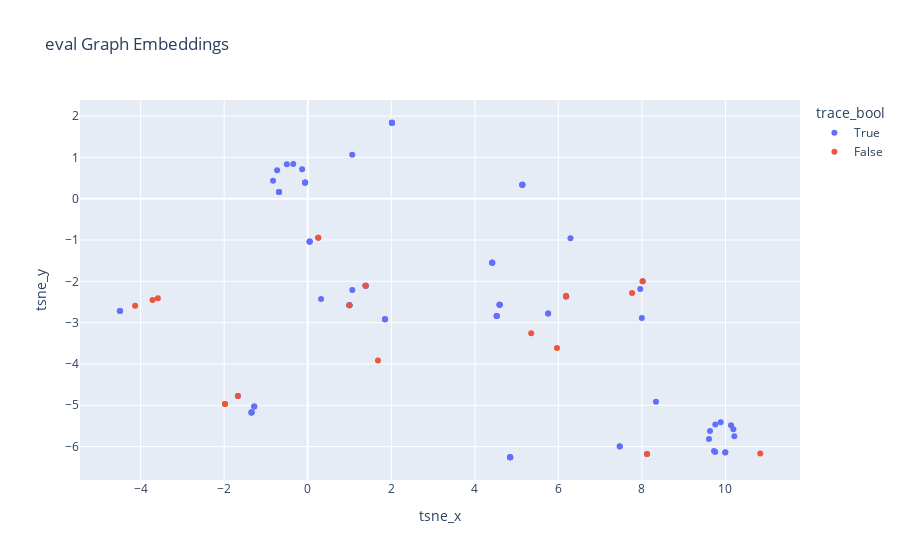
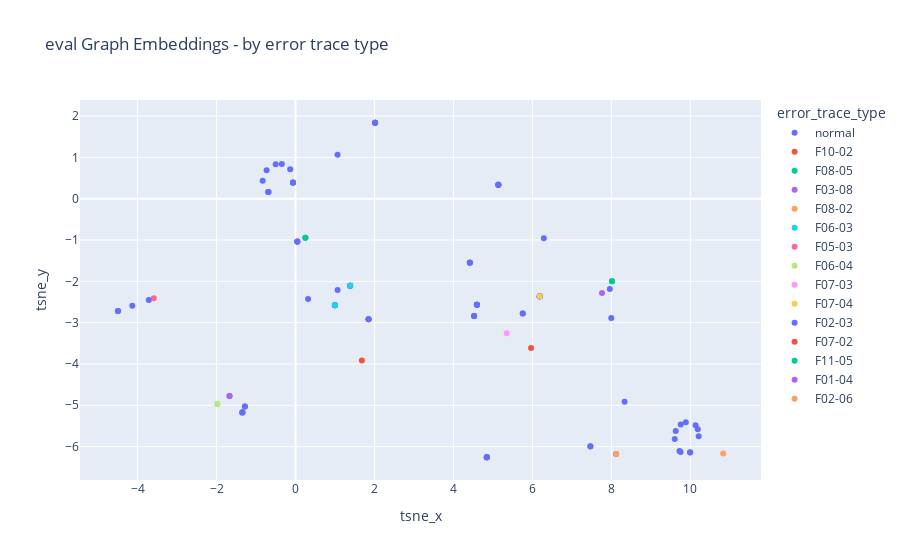
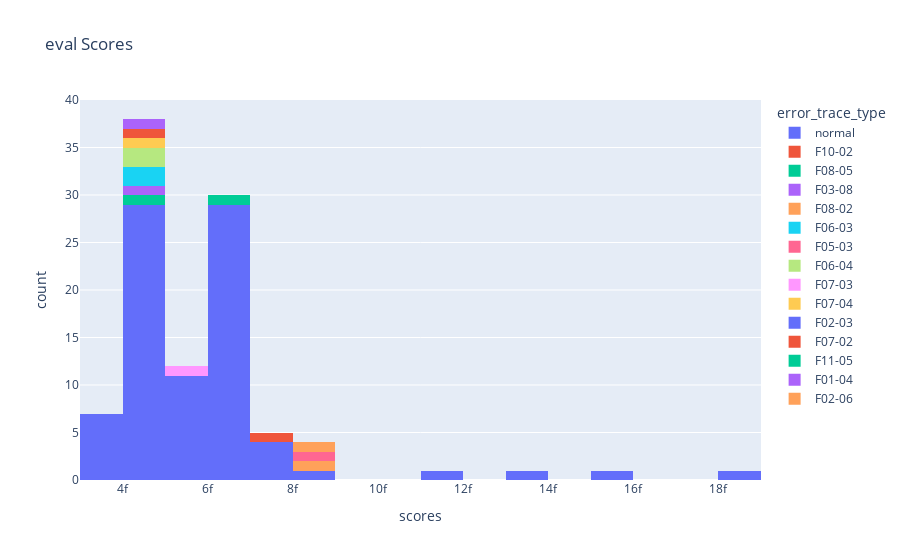

The cell these charts' notebook holds for them, in order:
### Code cell
eval_result_df = get_graph_results(
    data_root_dir=data_root_dir,
    model=model,
    dataset=dataset,
    gid_list=eval_gids[:100],
    num_feature=32,
    name='eval')

### Figure 1 — Plotly figure (JSON) as saved in the notebook; plotly's stock layout.template omitted (floating-point values rounded to 4 significant figures)
{"data": [{"customdata": [[6.356e-15], [6.523e-15], [6.356e-15], [6.078e-15], [4.524e-15], [6.356e-15], [4.08e-15], [4.524e-15], [8.105e-15], [3.969e-15], [4.302e-15], [6.189e-15], [4.58e-15], [3.969e-15], [5.468e-15], [6.356e-15], [7.161e-15], [6.523e-15], [4.524e-15], [5.551e-15], [4.302e-15], [5.468e-15], [6.523e-15], [4.136e-15], [6.523e-15], [4.58e-15], [4.58e-15], [5.468e-15], [6.356e-15], [5.551e-15], [5.468e-15], [5.301e-15], [4.996e-15], [6.356e-15], [6.467e-15], [4.607e-15], [4.136e-15], [4.996e-15], [7.05e-15], [1.574e-14], [6.356e-15], [3.969e-15], [4.08e-15], [6.356e-15], [6.356e-15], [4.996e-15], [3.969e-15], [4.08e-15], [4.136e-15], [6.523e-15], [6.356e-15], [6.356e-15], [3.969e-15], [7.161e-15], [3.969e-15], [4.58e-15], [4.996e-15], [6.523e-15], [5.551e-15], [5.079e-15], [6.523e-15], [6.356e-15], [6.356e-15], [6.911e-15], [4.58e-15], [4.58e-15], [4.524e-15], [6.217e-15], [4.08e-15], [4.302e-15], [7.161e-15], [4.58e-15], [4.996e-15], [6.523e-15], [1.824e-14], [4.996e-15], [6.523e-15], [4.996e-15], [6.523e-15], [5.551e-15], [6.523e-15], [3.969e-15], [5.551e-15]], "hovertemplate": "<b>%{hovertext}</b><br><br>trace_bool=True<br>tsne_x=%{x}<br>tsne_y=%{y}<br>scores=%{customdata[0]}<extra></extra>", "hovertext": [105270, 34747, 47296, 71859, 41330, 124400, 119315, 85654, 44275, 94408, 46840, 12929, 119927, 49997, 48072, 3200, 12250, 55348, 54101, 81010, 10676, 106866, 111584, 101929, 108024, 2167, 17190, 121761, 101805, 62265, 106999, 51427, 131688, 65977, 9510, 80127, 57782, 114148, 53799, 33815, 65850, 94263, 119454, 42892, 121151, 89556, 43762, 64407, 88964, 49433, 2196, 75804, 21021, 100675, 124069, 63167, 45241, 19634, 51871, 106653, 9441, 47424, 65320, 71441, 105076, 18843, 83399, 75346, 79061, 128324, 71606, 105499, 102250, 127086, 29905, 118993, 99703, 89523, 5431, 91335, 107847, 102794, 114858], "legendgroup": "True", "marker": {"color": "#636efa", "symbol": "circle"}, "mode": "markers", "name": "True", "orientation": "v", "showlegend": true, "type": "scatter", "x": [10.13, -0.5009, 7.469, 0.3182, 6.185, 10.19, 0.04664, 6.184, 8.12, -1.349, 1.85, 8.335, 1.385, 5.755, 2.016, 7.468, 5.136, -0.6868, 6.185, 4.846, 1.85, 2.016, -0.6868, 4.418, -0.1341, 1.385, 0.9976, 2.016, 9.605, 4.846, 2.016, 7.997, 4.594, 9.753, 6.289, -1.671, 4.414, 4.594, 7.96, -4.5, 9.756, -1.282, 0.2508, 9.885, 9.629, 4.524, -1.346, 0.04401, 4.416, -0.7326, 10.21, 9.725, 5.754, 5.136, -1.341, 1.066, 4.594, -0.8309, 4.846, 1.065, -0.06551, 9.996, 9.993, 5.138, 0.9976, 0.9976, 6.184, 8.017, 0.04664, 1.85, 5.136, 1.385, 4.594, -0.06204, -4.491, 4.524, -0.6868, 4.524, -0.3468, 4.845, -0.06204, -1.28, 4.845], "xaxis": "x", "y": [-5.485, 0.834, -5.995, -2.428, -2.364, -5.58, -1.038, -2.36, -6.18, -5.179, -2.918, -4.917, -2.109, -2.78, 1.838, -5.993, 0.335, 0.1641, -2.366, -6.258, -2.918, 1.838, 0.1641, -1.548, 0.7147, -2.109, -2.578, 1.837, -5.816, -6.258, 1.838, -2.888, -2.567, -6.132, -0.9589, -4.776, -1.547, -2.567, -2.185, -2.716, -5.465, -5.031, -0.9467, -5.408, -5.623, -2.837, -5.168, -1.039, -1.549, 0.6905, -5.747, -6.107, -2.781, 0.335, -5.171, -2.212, -2.567, 0.4339, -6.258, 1.062, 0.3882, -6.137, -6.142, 0.3349, -2.578, -2.578, -2.364, -1.998, -1.038, -2.918, 0.3363, -2.109, -2.567, 0.3899, -2.717, -2.837, 0.1641, -2.837, 0.8385, -6.258, 0.3899, -5.027, -6.258], "yaxis": "y"}, {"customdata": [[7.133e-15], [4.08e-15], [4.607e-15], [8.299e-15], [4.58e-15], [8.604e-15], [4.996e-15], [4.58e-15], [5.884e-15], [4.524e-15], [1.346e-14], [1.185e-14], [4.607e-15], [6.217e-15], [4.219e-15], [4.996e-15], [8.105e-15]], "hovertemplate": "<b>%{hovertext}</b><br><br>trace_bool=False<br>tsne_x=%{x}<br>tsne_y=%{y}<br>scores=%{customdata[0]}<extra></extra>", "hovertext": [120160, 52889, 76284, 21889, 37312, 104754, 119658, 110991, 68904, 44846, 48553, 4673, 61735, 23592, 8797, 104859, 103618], "legendgroup": "False", "marker": {"color": "#EF553B", "symbol": "circle"}, "mode": "markers", "name": "False", "orientation": "v", "showlegend": true, "type": "scatter", "x": [5.966, 0.2508, -1.671, 10.83, 1.385, -3.588, -1.98, 0.9976, 5.349, 6.184, -3.715, -4.133, 1.681, 8.017, 7.763, -1.981, 8.122], "xaxis": "x", "y": [-3.615, -0.9467, -4.776, -6.166, -2.109, -2.411, -4.969, -2.578, -3.256, -2.364, -2.45, -2.588, -3.914, -1.998, -2.285, -4.971, -6.18], "yaxis": "y"}], "layout": {"legend": {"title": {"text": "trace_bool"}, "tracegroupgap": 0}, "title": {"text": "eval Graph Embeddings"}, "xaxis": {"anchor": "y", "domain": [0, 1], "title": {"text": "tsne_x"}}, "yaxis": {"anchor": "x", "domain": [0, 1], "title": {"text": "tsne_y"}}}}

### Figure 2 — Plotly figure (JSON) as saved in the notebook; plotly's stock layout.template omitted (floating-point values rounded to 4 significant figures)
{"data": [{"customdata": [[6.356e-15], [6.523e-15], [6.356e-15], [6.078e-15], [4.524e-15], [6.356e-15], [4.08e-15], [4.524e-15], [8.105e-15], [3.969e-15], [4.302e-15], [6.189e-15], [4.58e-15], [3.969e-15], [5.468e-15], [6.356e-15], [7.161e-15], [6.523e-15], [4.524e-15], [5.551e-15], [4.302e-15], [5.468e-15], [6.523e-15], [4.136e-15], [6.523e-15], [4.58e-15], [4.58e-15], [5.468e-15], [6.356e-15], [5.551e-15], [5.468e-15], [5.301e-15], [4.996e-15], [6.356e-15], [6.467e-15], [4.607e-15], [4.136e-15], [4.996e-15], [7.05e-15], [1.574e-14], [6.356e-15], [3.969e-15], [4.08e-15], [6.356e-15], [6.356e-15], [4.996e-15], [3.969e-15], [4.08e-15], [4.136e-15], [6.523e-15], [6.356e-15], [6.356e-15], [3.969e-15], [7.161e-15], [3.969e-15], [4.58e-15], [4.996e-15], [6.523e-15], [5.551e-15], [5.079e-15], [6.523e-15], [6.356e-15], [6.356e-15], [6.911e-15], [4.58e-15], [4.58e-15], [4.524e-15], [6.217e-15], [4.08e-15], [4.302e-15], [7.161e-15], [4.58e-15], [4.996e-15], [6.523e-15], [1.824e-14], [4.996e-15], [6.523e-15], [4.996e-15], [6.523e-15], [5.551e-15], [6.523e-15], [3.969e-15], [5.551e-15]], "hovertemplate": "<b>%{hovertext}</b><br><br>error_trace_type=normal<br>tsne_x=%{x}<br>tsne_y=%{y}<br>scores=%{customdata[0]}<extra></extra>", "hovertext": [105270, 34747, 47296, 71859, 41330, 124400, 119315, 85654, 44275, 94408, 46840, 12929, 119927, 49997, 48072, 3200, 12250, 55348, 54101, 81010, 10676, 106866, 111584, 101929, 108024, 2167, 17190, 121761, 101805, 62265, 106999, 51427, 131688, 65977, 9510, 80127, 57782, 114148, 53799, 33815, 65850, 94263, 119454, 42892, 121151, 89556, 43762, 64407, 88964, 49433, 2196, 75804, 21021, 100675, 124069, 63167, 45241, 19634, 51871, 106653, 9441, 47424, 65320, 71441, 105076, 18843, 83399, 75346, 79061, 128324, 71606, 105499, 102250, 127086, 29905, 118993, 99703, 89523, 5431, 91335, 107847, 102794, 114858], "legendgroup": "normal", "marker": {"color": "#636efa", "symbol": "circle"}, "mode": "markers", "name": "normal", "orientation": "v", "showlegend": true, "type": "scatter", "x": [10.13, -0.5009, 7.469, 0.3182, 6.185, 10.19, 0.04664, 6.184, 8.12, -1.349, 1.85, 8.335, 1.385, 5.755, 2.016, 7.468, 5.136, -0.6868, 6.185, 4.846, 1.85, 2.016, -0.6868, 4.418, -0.1341, 1.385, 0.9976, 2.016, 9.605, 4.846, 2.016, 7.997, 4.594, 9.753, 6.289, -1.671, 4.414, 4.594, 7.96, -4.5, 9.756, -1.282, 0.2508, 9.885, 9.629, 4.524, -1.346, 0.04401, 4.416, -0.7326, 10.21, 9.725, 5.754, 5.136, -1.341, 1.066, 4.594, -0.8309, 4.846, 1.065, -0.06551, 9.996, 9.993, 5.138, 0.9976, 0.9976, 6.184, 8.017, 0.04664, 1.85, 5.136, 1.385, 4.594, -0.06204, -4.491, 4.524, -0.6868, 4.524, -0.3468, 4.845, -0.06204, -1.28, 4.845], "xaxis": "x", "y": [-5.485, 0.834, -5.995, -2.428, -2.364, -5.58, -1.038, -2.36, -6.18, -5.179, -2.918, -4.917, -2.109, -2.78, 1.838, -5.993, 0.335, 0.1641, -2.366, -6.258, -2.918, 1.838, 0.1641, -1.548, 0.7147, -2.109, -2.578, 1.837, -5.816, -6.258, 1.838, -2.888, -2.567, -6.132, -0.9589, -4.776, -1.547, -2.567, -2.185, -2.716, -5.465, -5.031, -0.9467, -5.408, -5.623, -2.837, -5.168, -1.039, -1.549, 0.6905, -5.747, -6.107, -2.781, 0.335, -5.171, -2.212, -2.567, 0.4339, -6.258, 1.062, 0.3882, -6.137, -6.142, 0.3349, -2.578, -2.578, -2.364, -1.998, -1.038, -2.918, 0.3363, -2.109, -2.567, 0.3899, -2.717, -2.837, 0.1641, -2.837, 0.8385, -6.258, 0.3899, -5.027, -6.258], "yaxis": "y"}, {"customdata": [[7.133e-15]], "hovertemplate": "<b>%{hovertext}</b><br><br>error_trace_type=F10-02<br>tsne_x=%{x}<br>tsne_y=%{y}<br>scores=%{customdata[0]}<extra></extra>", "hovertext": [120160], "legendgroup": "F10-02", "marker": {"color": "#EF553B", "symbol": "circle"}, "mode": "markers", "name": "F10-02", "orientation": "v", "showlegend": true, "type": "scatter", "x": [5.966], "xaxis": "x", "y": [-3.615], "yaxis": "y"}, {"customdata": [[4.08e-15]], "hovertemplate": "<b>%{hovertext}</b><br><br>error_trace_type=F08-05<br>tsne_x=%{x}<br>tsne_y=%{y}<br>scores=%{customdata[0]}<extra></extra>", "hovertext": [52889], "legendgroup": "F08-05", "marker": {"color": "#00cc96", "symbol": "circle"}, "mode": "markers", "name": "F08-05", "orientation": "v", "showlegend": true, "type": "scatter", "x": [0.2508], "xaxis": "x", "y": [-0.9467], "yaxis": "y"}, {"customdata": [[4.607e-15]], "hovertemplate": "<b>%{hovertext}</b><br><br>error_trace_type=F03-08<br>tsne_x=%{x}<br>tsne_y=%{y}<br>scores=%{customdata[0]}<extra></extra>", "hovertext": [76284], "legendgroup": "F03-08", "marker": {"color": "#ab63fa", "symbol": "circle"}, "mode": "markers", "name": "F03-08", "orientation": "v", "showlegend": true, "type": "scatter", "x": [-1.671], "xaxis": "x", "y": [-4.776], "yaxis": "y"}, {"customdata": [[8.299e-15]], "hovertemplate": "<b>%{hovertext}</b><br><br>error_trace_type=F08-02<br>tsne_x=%{x}<br>tsne_y=%{y}<br>scores=%{customdata[0]}<extra></extra>", "hovertext": [21889], "legendgroup": "F08-02", "marker": {"color": "#FFA15A", "symbol": "circle"}, "mode": "markers", "name": "F08-02", "orientation": "v", "showlegend": true, "type": "scatter", "x": [10.83], "xaxis": "x", "y": [-6.166], "yaxis": "y"}, {"customdata": [[4.58e-15], [4.58e-15]], "hovertemplate": "<b>%{hovertext}</b><br><br>error_trace_type=F06-03<br>tsne_x=%{x}<br>tsne_y=%{y}<br>scores=%{customdata[0]}<extra></extra>", "hovertext": [37312, 110991], "legendgroup": "F06-03", "marker": {"color": "#19d3f3", "symbol": "circle"}, "mode": "markers", "name": "F06-03", "orientation": "v", "showlegend": true, "type": "scatter", "x": [1.385, 0.9976], "xaxis": "x", "y": [-2.109, -2.578], "yaxis": "y"}, {"customdata": [[8.604e-15]], "hovertemplate": "<b>%{hovertext}</b><br><br>error_trace_type=F05-03<br>tsne_x=%{x}<br>tsne_y=%{y}<br>scores=%{customdata[0]}<extra></extra>", "hovertext": [104754], "legendgroup": "F05-03", "marker": {"color": "#FF6692", "symbol": "circle"}, "mode": "markers", "name": "F05-03", "orientation": "v", "showlegend": true, "type": "scatter", "x": [-3.588], "xaxis": "x", "y": [-2.411], "yaxis": "y"}, {"customdata": [[4.996e-15], [4.996e-15]], "hovertemplate": "<b>%{hovertext}</b><br><br>error_trace_type=F06-04<br>tsne_x=%{x}<br>tsne_y=%{y}<br>scores=%{customdata[0]}<extra></extra>", "hovertext": [119658, 104859], "legendgroup": "F06-04", "marker": {"color": "#B6E880", "symbol": "circle"}, "mode": "markers", "name": "F06-04", "orientation": "v", "showlegend": true, "type": "scatter", "x": [-1.98, -1.981], "xaxis": "x", "y": [-4.969, -4.971], "yaxis": "y"}, {"customdata": [[5.884e-15]], "hovertemplate": "<b>%{hovertext}</b><br><br>error_trace_type=F07-03<br>tsne_x=%{x}<br>tsne_y=%{y}<br>scores=%{customdata[0]}<extra></extra>", "hovertext": [68904], "legendgroup": "F07-03", "marker": {"color": "#FF97FF", "symbol": "circle"}, "mode": "markers", "name": "F07-03", "orientation": "v", "showlegend": true, "type": "scatter", "x": [5.349], "xaxis": "x", "y": [-3.256], "yaxis": "y"}, {"customdata": [[4.524e-15]], "hovertemplate": "<b>%{hovertext}</b><br><br>error_trace_type=F07-04<br>tsne_x=%{x}<br>tsne_y=%{y}<br>scores=%{customdata[0]}<extra></extra>", "hovertext": [44846], "legendgroup": "F07-04", "marker": {"color": "#FECB52", "symbol": "circle"}, "mode": "markers", "name": "F07-04", "orientation": "v", "showlegend": true, "type": "scatter", "x": [6.184], "xaxis": "x", "y": [-2.364], "yaxis": "y"}, {"customdata": [[1.346e-14], [1.185e-14]], "hovertemplate": "<b>%{hovertext}</b><br><br>error_trace_type=F02-03<br>tsne_x=%{x}<br>tsne_y=%{y}<br>scores=%{customdata[0]}<extra></extra>", "hovertext": [48553, 4673], "legendgroup": "F02-03", "marker": {"color": "#636efa", "symbol": "circle"}, "mode": "markers", "name": "F02-03", "orientation": "v", "showlegend": true, "type": "scatter", "x": [-3.715, -4.133], "xaxis": "x", "y": [-2.45, -2.588], "yaxis": "y"}, {"customdata": [[4.607e-15]], "hovertemplate": "<b>%{hovertext}</b><br><br>error_trace_type=F07-02<br>tsne_x=%{x}<br>tsne_y=%{y}<br>scores=%{customdata[0]}<extra></extra>", "hovertext": [61735], "legendgroup": "F07-02", "marker": {"color": "#EF553B", "symbol": "circle"}, "mode": "markers", "name": "F07-02", "orientation": "v", "showlegend": true, "type": "scatter", "x": [1.681], "xaxis": "x", "y": [-3.914], "yaxis": "y"}, {"customdata": [[6.217e-15]], "hovertemplate": "<b>%{hovertext}</b><br><br>error_trace_type=F11-05<br>tsne_x=%{x}<br>tsne_y=%{y}<br>scores=%{customdata[0]}<extra></extra>", "hovertext": [23592], "legendgroup": "F11-05", "marker": {"color": "#00cc96", "symbol": "circle"}, "mode": "markers", "name": "F11-05", "orientation": "v", "showlegend": true, "type": "scatter", "x": [8.017], "xaxis": "x", "y": [-1.998], "yaxis": "y"}, {"customdata": [[4.219e-15]], "hovertemplate": "<b>%{hovertext}</b><br><br>error_trace_type=F01-04<br>tsne_x=%{x}<br>tsne_y=%{y}<br>scores=%{customdata[0]}<extra></extra>", "hovertext": [8797], "legendgroup": "F01-04", "marker": {"color": "#ab63fa", "symbol": "circle"}, "mode": "markers", "name": "F01-04", "orientation": "v", "showlegend": true, "type": "scatter", "x": [7.763], "xaxis": "x", "y": [-2.285], "yaxis": "y"}, {"customdata": [[8.105e-15]], "hovertemplate": "<b>%{hovertext}</b><br><br>error_trace_type=F02-06<br>tsne_x=%{x}<br>tsne_y=%{y}<br>scores=%{customdata[0]}<extra></extra>", "hovertext": [103618], "legendgroup": "F02-06", "marker": {"color": "#FFA15A", "symbol": "circle"}, "mode": "markers", "name": "F02-06", "orientation": "v", "showlegend": true, "type": "scatter", "x": [8.122], "xaxis": "x", "y": [-6.18], "yaxis": "y"}], "layout": {"legend": {"title": {"text": "error_trace_type"}, "tracegroupgap": 0}, "title": {"text": "eval Graph Embeddings - by error trace type"}, "xaxis": {"anchor": "y", "domain": [0, 1], "title": {"text": "tsne_x"}}, "yaxis": {"anchor": "x", "domain": [0, 1], "title": {"text": "tsne_y"}}}}

### Figure 3 — Plotly figure (JSON) as saved in the notebook; plotly's stock layout.template omitted (floating-point values rounded to 4 significant figures)
{"data": [{"alignmentgroup": "True", "bingroup": "x", "hovertemplate": "error_trace_type=normal<br>scores=%{x}<br>count=%{y}<extra></extra>", "legendgroup": "normal", "marker": {"color": "#636efa", "pattern": {"shape": ""}}, "name": "normal", "offsetgroup": "normal", "orientation": "v", "showlegend": true, "type": "histogram", "x": [6.356e-15, 6.523e-15, 6.356e-15, 6.078e-15, 4.524e-15, 6.356e-15, 4.08e-15, 4.524e-15, 8.105e-15, 3.969e-15, 4.302e-15, 6.189e-15, 4.58e-15, 3.969e-15, 5.468e-15, 6.356e-15, 7.161e-15, 6.523e-15, 4.524e-15, 5.551e-15, 4.302e-15, 5.468e-15, 6.523e-15, 4.136e-15, 6.523e-15, 4.58e-15, 4.58e-15, 5.468e-15, 6.356e-15, 5.551e-15, 5.468e-15, 5.301e-15, 4.996e-15, 6.356e-15, 6.467e-15, 4.607e-15, 4.136e-15, 4.996e-15, 7.05e-15, 1.574e-14, 6.356e-15, 3.969e-15, 4.08e-15, 6.356e-15, 6.356e-15, 4.996e-15, 3.969e-15, 4.08e-15, 4.136e-15, 6.523e-15, 6.356e-15, 6.356e-15, 3.969e-15, 7.161e-15, 3.969e-15, 4.58e-15, 4.996e-15, 6.523e-15, 5.551e-15, 5.079e-15, 6.523e-15, 6.356e-15, 6.356e-15, 6.911e-15, 4.58e-15, 4.58e-15, 4.524e-15, 6.217e-15, 4.08e-15, 4.302e-15, 7.161e-15, 4.58e-15, 4.996e-15, 6.523e-15, 1.824e-14, 4.996e-15, 6.523e-15, 4.996e-15, 6.523e-15, 5.551e-15, 6.523e-15, 3.969e-15, 5.551e-15], "xaxis": "x", "yaxis": "y"}, {"alignmentgroup": "True", "bingroup": "x", "hovertemplate": "error_trace_type=F10-02<br>scores=%{x}<br>count=%{y}<extra></extra>", "legendgroup": "F10-02", "marker": {"color": "#EF553B", "pattern": {"shape": ""}}, "name": "F10-02", "offsetgroup": "F10-02", "orientation": "v", "showlegend": true, "type": "histogram", "x": [7.133e-15], "xaxis": "x", "yaxis": "y"}, {"alignmentgroup": "True", "bingroup": "x", "hovertemplate": "error_trace_type=F08-05<br>scores=%{x}<br>count=%{y}<extra></extra>", "legendgroup": "F08-05", "marker": {"color": "#00cc96", "pattern": {"shape": ""}}, "name": "F08-05", "offsetgroup": "F08-05", "orientation": "v", "showlegend": true, "type": "histogram", "x": [4.08e-15], "xaxis": "x", "yaxis": "y"}, {"alignmentgroup": "True", "bingroup": "x", "hovertemplate": "error_trace_type=F03-08<br>scores=%{x}<br>count=%{y}<extra></extra>", "legendgroup": "F03-08", "marker": {"color": "#ab63fa", "pattern": {"shape": ""}}, "name": "F03-08", "offsetgroup": "F03-08", "orientation": "v", "showlegend": true, "type": "histogram", "x": [4.607e-15], "xaxis": "x", "yaxis": "y"}, {"alignmentgroup": "True", "bingroup": "x", "hovertemplate": "error_trace_type=F08-02<br>scores=%{x}<br>count=%{y}<extra></extra>", "legendgroup": "F08-02", "marker": {"color": "#FFA15A", "pattern": {"shape": ""}}, "name": "F08-02", "offsetgroup": "F08-02", "orientation": "v", "showlegend": true, "type": "histogram", "x": [8.299e-15], "xaxis": "x", "yaxis": "y"}, {"alignmentgroup": "True", "bingroup": "x", "hovertemplate": "error_trace_type=F06-03<br>scores=%{x}<br>count=%{y}<extra></extra>", "legendgroup": "F06-03", "marker": {"color": "#19d3f3", "pattern": {"shape": ""}}, "name": "F06-03", "offsetgroup": "F06-03", "orientation": "v", "showlegend": true, "type": "histogram", "x": [4.58e-15, 4.58e-15], "xaxis": "x", "yaxis": "y"}, {"alignmentgroup": "True", "bingroup": "x", "hovertemplate": "error_trace_type=F05-03<br>scores=%{x}<br>count=%{y}<extra></extra>", "legendgroup": "F05-03", "marker": {"color": "#FF6692", "pattern": {"shape": ""}}, "name": "F05-03", "offsetgroup": "F05-03", "orientation": "v", "showlegend": true, "type": "histogram", "x": [8.604e-15], "xaxis": "x", "yaxis": "y"}, {"alignmentgroup": "True", "bingroup": "x", "hovertemplate": "error_trace_type=F06-04<br>scores=%{x}<br>count=%{y}<extra></extra>", "legendgroup": "F06-04", "marker": {"color": "#B6E880", "pattern": {"shape": ""}}, "name": "F06-04", "offsetgroup": "F06-04", "orientation": "v", "showlegend": true, "type": "histogram", "x": [4.996e-15, 4.996e-15], "xaxis": "x", "yaxis": "y"}, {"alignmentgroup": "True", "bingroup": "x", "hovertemplate": "error_trace_type=F07-03<br>scores=%{x}<br>count=%{y}<extra></extra>", "legendgroup": "F07-03", "marker": {"color": "#FF97FF", "pattern": {"shape": ""}}, "name": "F07-03", "offsetgroup": "F07-03", "orientation": "v", "showlegend": true, "type": "histogram", "x": [5.884e-15], "xaxis": "x", "yaxis": "y"}, {"alignmentgroup": "True", "bingroup": "x", "hovertemplate": "error_trace_type=F07-04<br>scores=%{x}<br>count=%{y}<extra></extra>", "legendgroup": "F07-04", "marker": {"color": "#FECB52", "pattern": {"shape": ""}}, "name": "F07-04", "offsetgroup": "F07-04", "orientation": "v", "showlegend": true, "type": "histogram", "x": [4.524e-15], "xaxis": "x", "yaxis": "y"}, {"alignmentgroup": "True", "bingroup": "x", "hovertemplate": "error_trace_type=F02-03<br>scores=%{x}<br>count=%{y}<extra></extra>", "legendgroup": "F02-03", "marker": {"color": "#636efa", "pattern": {"shape": ""}}, "name": "F02-03", "offsetgroup": "F02-03", "orientation": "v", "showlegend": true, "type": "histogram", "x": [1.346e-14, 1.185e-14], "xaxis": "x", "yaxis": "y"}, {"alignmentgroup": "True", "bingroup": "x", "hovertemplate": "error_trace_type=F07-02<br>scores=%{x}<br>count=%{y}<extra></extra>", "legendgroup": "F07-02", "marker": {"color": "#EF553B", "pattern": {"shape": ""}}, "name": "F07-02", "offsetgroup": "F07-02", "orientation": "v", "showlegend": true, "type": "histogram", "x": [4.607e-15], "xaxis": "x", "yaxis": "y"}, {"alignmentgroup": "True", "bingroup": "x", "hovertemplate": "error_trace_type=F11-05<br>scores=%{x}<br>count=%{y}<extra></extra>", "legendgroup": "F11-05", "marker": {"color": "#00cc96", "pattern": {"shape": ""}}, "name": "F11-05", "offsetgroup": "F11-05", "orientation": "v", "showlegend": true, "type": "histogram", "x": [6.217e-15], "xaxis": "x", "yaxis": "y"}, {"alignmentgroup": "True", "bingroup": "x", "hovertemplate": "error_trace_type=F01-04<br>scores=%{x}<br>count=%{y}<extra></extra>", "legendgroup": "F01-04", "marker": {"color": "#ab63fa", "pattern": {"shape": ""}}, "name": "F01-04", "offsetgroup": "F01-04", "orientation": "v", "showlegend": true, "type": "histogram", "x": [4.219e-15], "xaxis": "x", "yaxis": "y"}, {"alignmentgroup": "True", "bingroup": "x", "hovertemplate": "error_trace_type=F02-06<br>scores=%{x}<br>count=%{y}<extra></extra>", "legendgroup": "F02-06", "marker": {"color": "#FFA15A", "pattern": {"shape": ""}}, "name": "F02-06", "offsetgroup": "F02-06", "orientation": "v", "showlegend": true, "type": "histogram", "x": [8.105e-15], "xaxis": "x", "yaxis": "y"}], "layout": {"barmode": "relative", "legend": {"title": {"text": "error_trace_type"}, "tracegroupgap": 0}, "title": {"text": "eval Scores"}, "xaxis": {"anchor": "y", "domain": [0, 1], "title": {"text": "scores"}}, "yaxis": {"anchor": "x", "domain": [0, 1], "title": {"text": "count"}}}}
